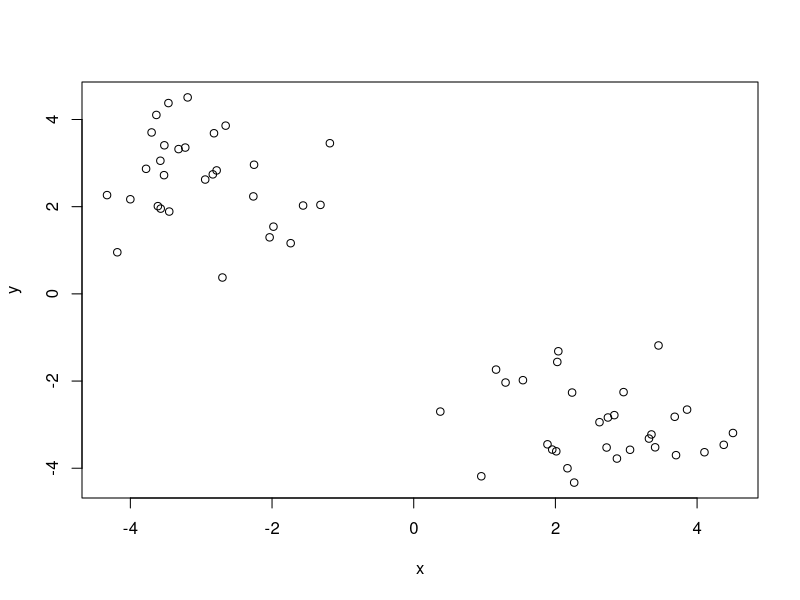
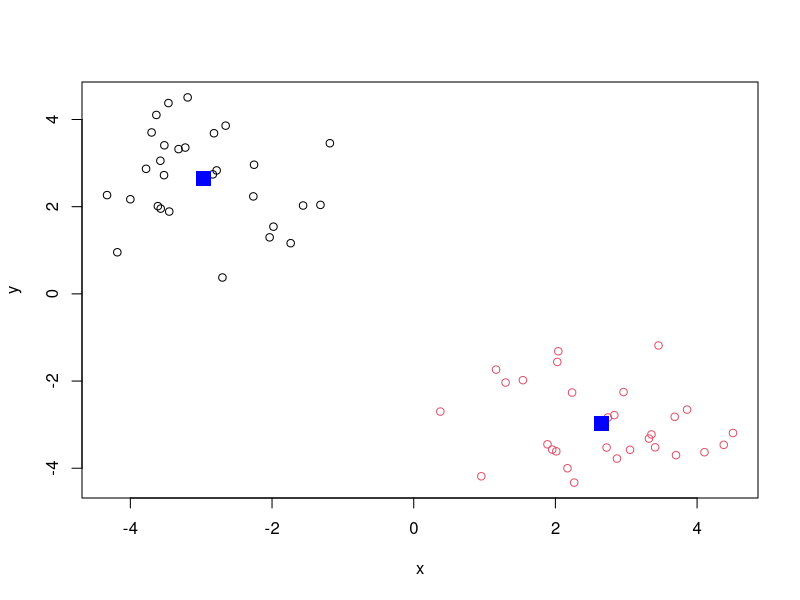
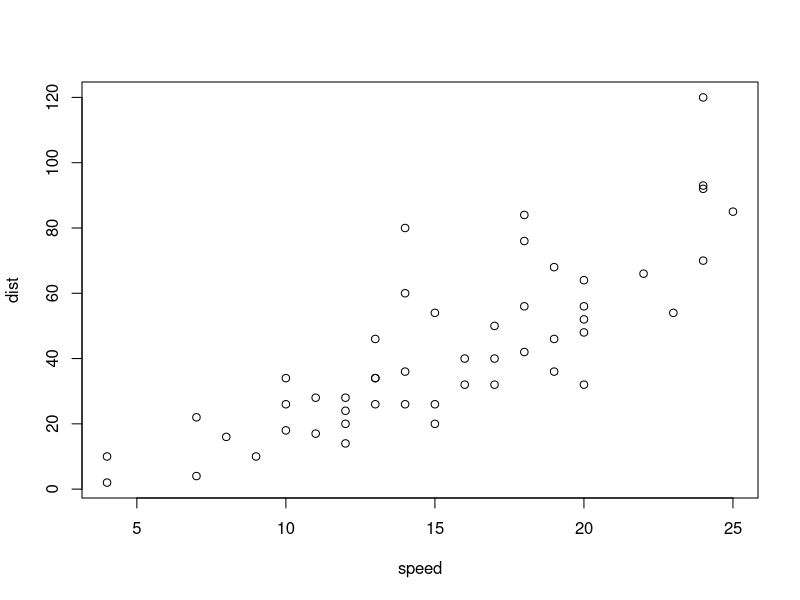

Recreate these plots in R, in order.
## ---- chunk 1
tmp <- c(rnorm(30, -3), rnorm(30,3))
x <- cbind(x=tmp, y=rev(tmp))
plot(x)
## ---- chunk 2
km <- kmeans(x, centers = 2, nstart = 20)
km
## ---- chunk 3
km$size
## ---- chunk 4
km$cluster
## ---- chunk 5
km$centers
## ---- chunk 6
plot(x, col= km$cluster)
points(km$centers, col="blue", pch=15, cex=2)
## ---- chunk 7
plot(cars)
